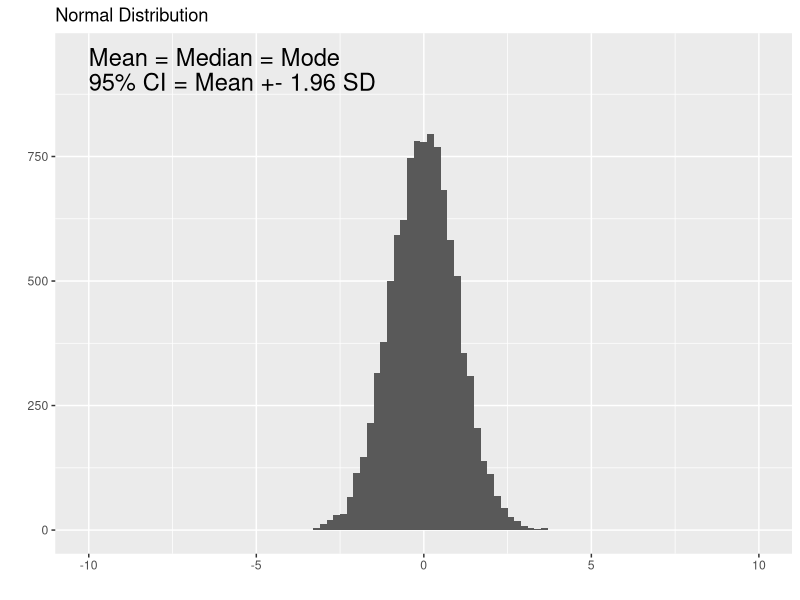
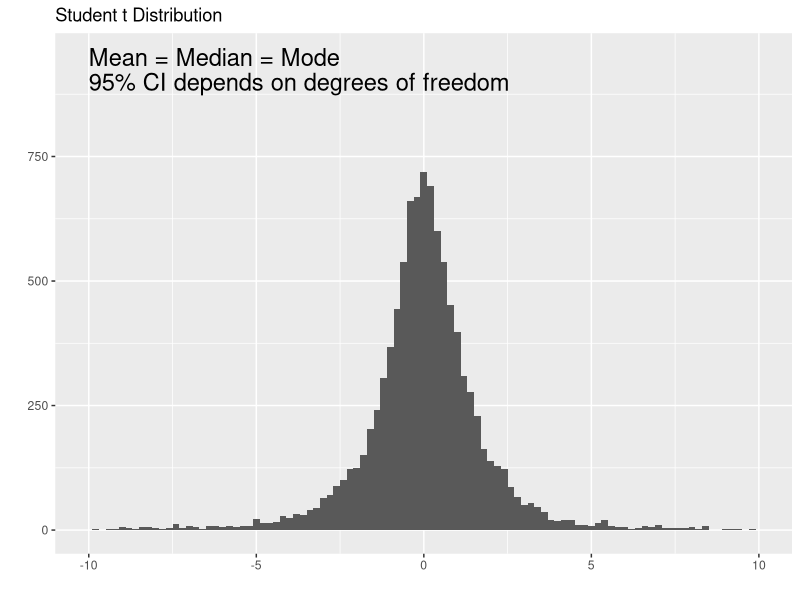
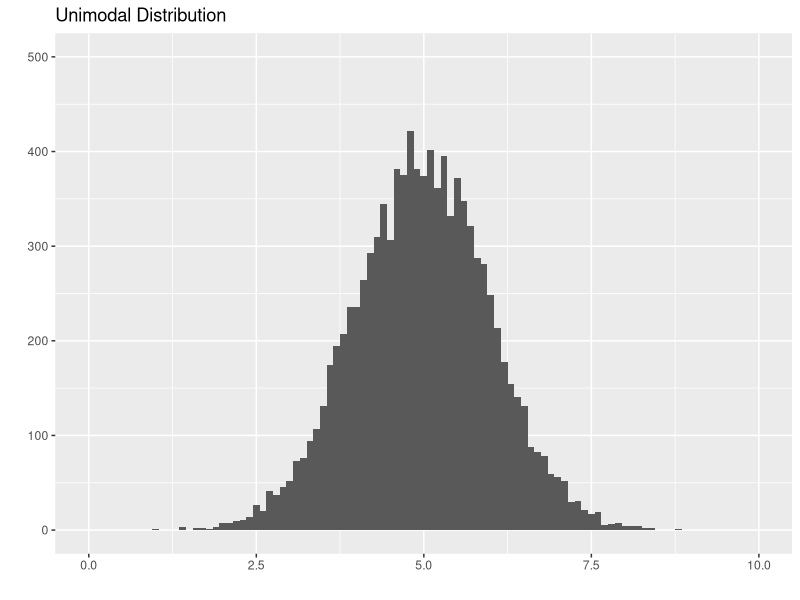
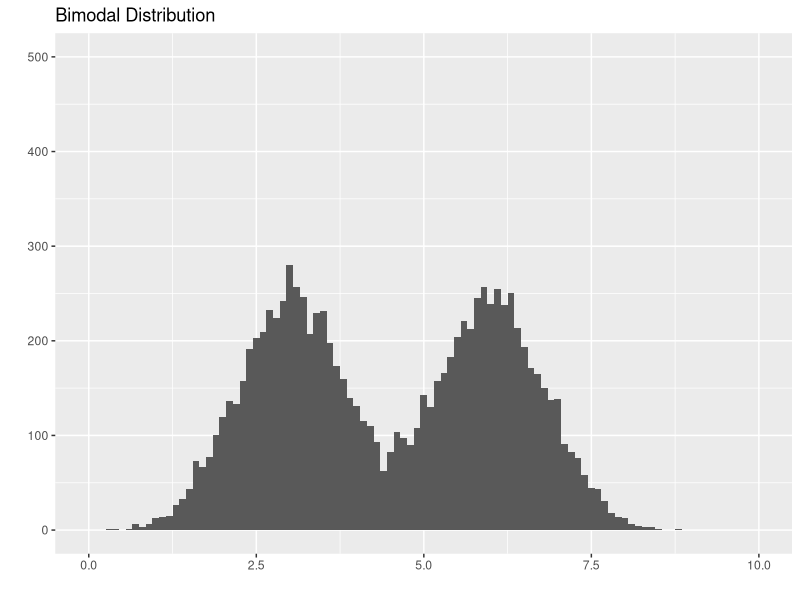
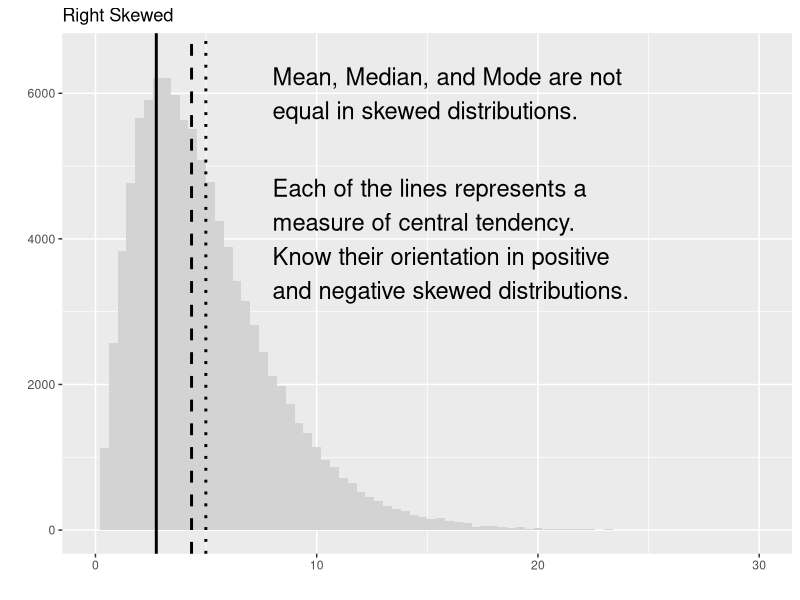
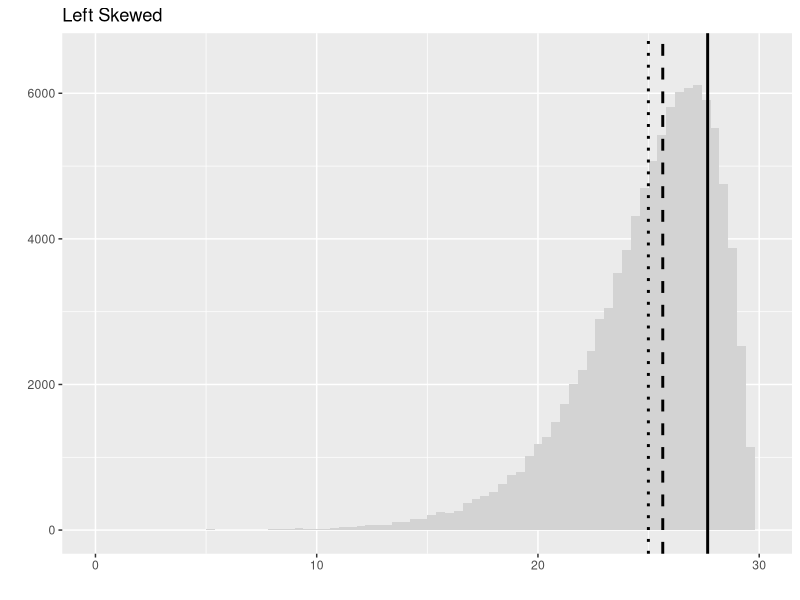
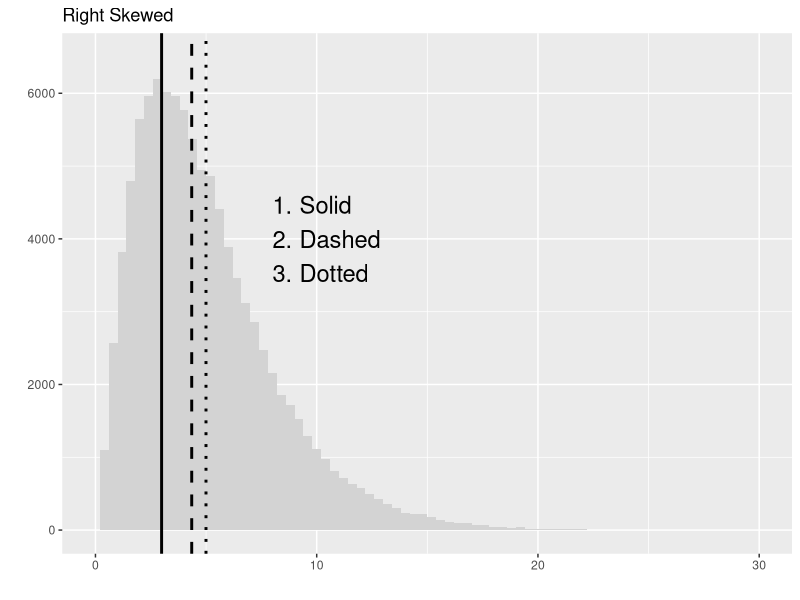
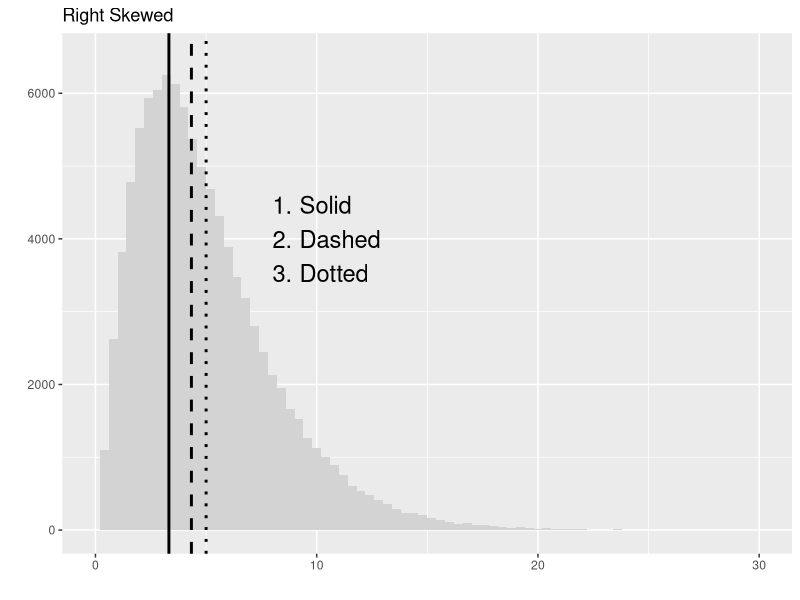

Here is the R script that generated these plots, in order:
## ---- chunk 1
library(ggplot2)
library(cowplot)
norm <- rnorm(10000, sd = 1)
ggplot(data.frame(data = norm), aes(data)) + 
  geom_histogram(binwidth = 0.2) + 
  xlim(-10, 10) + 
  ylim(0, 950) +
  ggtitle("Normal Distribution") + 
  labs(x="", y="") +
  annotate("text", x = -10, y = 950, label = "Mean = Median = Mode", size=6, hjust = 0) +
  annotate("text", x = -10, y = 900, label = "95% CI = Mean +- 1.96 SD", size=6, hjust = 0)
## ---- chunk 2
library(ggplot2)
library(cowplot)
studentt <- rt(10000, df=2)
ggplot(data.frame(data = studentt), aes(data)) + 
  geom_histogram(binwidth = 0.2)  + 
  xlim(-10, 10) + 
  ylim(0, 950) +
  ggtitle("Student t Distribution") + 
  labs(x="", y="") +
  annotate("text", x = -10, y = 950, label = "Mean = Median = Mode", size=6, hjust = 0) +
  annotate("text", x = -10, y = 900, label = "95% CI depends on degrees of freedom", size=6, hjust = 0)
## ---- chunk 3
library(ggplot2)
library(cowplot)
norm <- rnorm(10000, mean = 5, sd = 1)
ggplot(data.frame(data = norm), aes(data)) + 
  geom_histogram(binwidth = 0.1) + 
  xlim(0, 10) + 
  ylim(0, 500) +
  ggtitle("Unimodal Distribution") + 
  labs(x="", y="")
## ---- chunk 4
library(ggplot2)
library(cowplot)
norm1 <- rnorm(5000, mean = 3, sd = 0.8)
norm2 <- rnorm(5000, mean = 6, sd = 0.8)
ggplot(data.frame(data = c(norm1, norm2)), aes(data)) + 
  geom_histogram(binwidth = 0.1) + 
  xlim(0, 10) + 
  ylim(0, 500) +
  ggtitle("Bimodal Distribution") + 
  labs(x="", y="")
## ---- chunk 5
library(ggplot2)
library(cowplot)
Mode <- function(x) {
  ux <- unique(x)
  ux[which.max(tabulate(match(x, ux)))]
}
r.skew <- rchisq(100000, df = 5)
ggplot(data.frame(data = r.skew), aes(data)) +
  geom_histogram(binwidth = 0.4, fill = 'lightgray') + 
  geom_vline(xintercept = mean(r.skew), linetype = 'dotted', lwd = 1) +
  geom_vline(xintercept = median(r.skew), linetype = "dashed", lwd = 1) +
  geom_vline(xintercept = Mode(round(r.skew, digits = 2)), linetype = "solid", lwd = 1) +
  xlim(0, 30) + 
  ylim(0, 6500) +
  ggtitle("Right Skewed") + 
  labs(x="", y="") +
  annotate("text", x = 8, y = 6000, label = "Mean, Median, and Mode are not\nequal in skewed distributions.", size = 6, hjust = 0) +
  annotate("text", x = 8, y = 4000, label = "Each of the lines represents a\nmeasure of central tendency.\nKnow their orientation in positive\nand negative skewed distributions.", size = 6, hjust = 0)
## ---- chunk 6
library(ggplot2)
library(cowplot)
Mode <- function(x) {
  ux <- unique(x)
  ux[which.max(tabulate(match(x, ux)))]
}
l.skew <- 30 - rchisq(100000, df = 5)
ggplot(data.frame(data = l.skew), aes(data)) + 
  geom_histogram(binwidth = 0.4, fill = 'lightgray') + 
  geom_vline(xintercept = mean(l.skew), linetype = 'dotted', lwd = 1) +
  geom_vline(xintercept = median(l.skew), linetype = "dashed", lwd = 1) +
  geom_vline(xintercept = Mode(round(l.skew, digits = 2)), linetype = "solid", lwd = 1) +
  xlim(0, 30) + 
  ylim(0, 6500) +
  ggtitle("Left Skewed") + 
  labs(x="", y="")
## ---- chunk 7
library(ggplot2)
library(cowplot)
Mode <- function(x) {
  ux <- unique(x)
  ux[which.max(tabulate(match(x, ux)))]
}
r.skew <- rchisq(100000, df = 5)
ggplot(data.frame(data = r.skew), aes(data)) +
  geom_histogram(binwidth = 0.4, fill = 'lightgray') + 
  geom_vline(xintercept = mean(r.skew), linetype = 'dotted', lwd = 1) +
  geom_vline(xintercept = median(r.skew), linetype = "dashed", lwd = 1) +
  geom_vline(xintercept = Mode(round(r.skew, digits = 2)), linetype = "solid", lwd = 1) +
  xlim(0, 30) + 
  ylim(0, 6500) +
  ggtitle("Right Skewed") + 
  labs(x="", y="") +
  annotate("text", x = 8, y = 4000, label = "1. Solid\n2. Dashed\n3. Dotted", size = 6, hjust = 0)

## ---- chunk 8
library(ggplot2)
library(cowplot)
Mode <- function(x) {
  ux <- unique(x)
  ux[which.max(tabulate(match(x, ux)))]
}
r.skew <- rchisq(100000, df = 5)
ggplot(data.frame(data = r.skew), aes(data)) +
  geom_histogram(binwidth = 0.4, fill = 'lightgray') + 
  geom_vline(xintercept = mean(r.skew), linetype = 'dotted', lwd = 1) +
  geom_vline(xintercept = median(r.skew), linetype = "dashed", lwd = 1) +
  geom_vline(xintercept = Mode(round(r.skew, digits = 2)), linetype = "solid", lwd = 1) +
  xlim(0, 30) + 
  ylim(0, 6500) +
  ggtitle("Right Skewed") + 
  labs(x="", y="") +
  annotate("text", x = 8, y = 4000, label = "1. Solid\n2. Dashed\n3. Dotted", size = 6, hjust = 0)

## ---- chunk 9
library(ggplot2)
library(cowplot)
norm1 <- rnorm(5000, mean = 4.75, sd = 1.2)
norm2 <- rnorm(5000, mean = 5.25, sd = 1.2)
ggplot(data.frame(data = c(norm1, norm2), Groups = c(rep('Control', length(norm1)), rep('Disease', length(norm2)))), aes(data, color = Groups)) + 
  geom_histogram(binwidth = 0.1, fill = 'white', position="dodge") + 
  xlim(0, 10) + 
  ylim(0, 200) +
  ggtitle("Bimodal Distribution") + 
  labs(x="", y="")
## ---- chunk 10
  norm1 <- rnorm(5000, mean = 4.75, sd = 1.2)
  norm2 <- rnorm(5000, mean = 5.25, sd = 1.2)
  (t.test(norm1, norm2))$p.value
## ---- chunk 11
library(ggplot2)
library(cowplot)
pos <- ggplot(mtcars, aes(x=wt, y=hp)) + 
  geom_point() + 
  ggtitle("Positive Correlation") + 
  labs(x="Weight", y="Horse Power")
neg <- ggplot(mtcars, aes(x=wt, y=mpg)) + 
  geom_point() + 
  ggtitle("Negative Correlation") + 
  labs(x="Weight", y="Fuel Efficiency (mpg)")

plot_grid(pos, neg)
## ---- chunk 12
library(ggplot2)
library(cowplot)
pos <- ggplot(mtcars, aes(x=wt, y=hp)) + 
  geom_point() + 
  geom_smooth(method='lm',formula=y~x) +
  ggtitle("Positive Correlation") + 
  labs(x="Weight", y="Horse Power")
show(pos)
